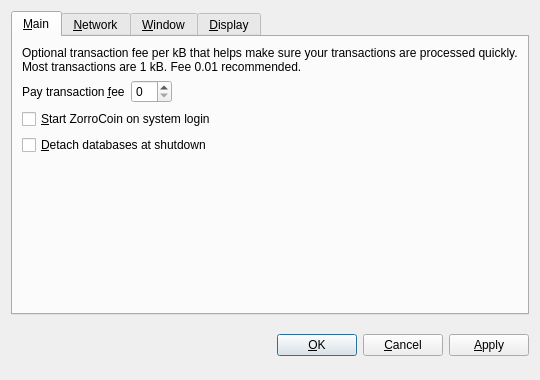
<?xml version="1.0" encoding="UTF-8"?>
<ui version="4.0">
 <class>OptionsDialog</class>
 <widget class="QDialog" name="OptionsDialog">
  <property name="geometry">
   <rect>
    <x>0</x>
    <y>0</y>
    <width>540</width>
    <height>380</height>
   </rect>
  </property>
  <property name="windowTitle">
   <string>Options</string>
  </property>
  <property name="modal">
   <bool>true</bool>
  </property>
  <layout class="QVBoxLayout" name="verticalLayout">
   <item>
    <widget class="QTabWidget" name="tabWidget">
     <property name="tabPosition">
      <enum>QTabWidget::North</enum>
     </property>
     <property name="currentIndex">
      <number>0</number>
     </property>
     <widget class="QWidget" name="tabMain">
      <attribute name="title">
       <string>&amp;Main</string>
      </attribute>
      <layout class="QVBoxLayout" name="verticalLayout_Main">
       <item>
        <widget class="QLabel" name="transactionFeeInfoLabel">
         <property name="text">
          <string>Optional transaction fee per kB that helps make sure your transactions are processed quickly. Most transactions are 1 kB. Fee 0.01 recommended.</string>
         </property>
         <property name="textFormat">
          <enum>Qt::PlainText</enum>
         </property>
         <property name="wordWrap">
          <bool>true</bool>
         </property>
        </widget>
       </item>
       <item>
        <layout class="QHBoxLayout" name="horizontalLayout_Main">
         <item>
          <widget class="QLabel" name="transactionFeeLabel">
           <property name="text">
            <string>Pay transaction &amp;fee</string>
           </property>
           <property name="textFormat">
            <enum>Qt::PlainText</enum>
           </property>
           <property name="buddy">
            <cstring>transactionFee</cstring>
           </property>
          </widget>
         </item>
         <item>
          <widget class="BitcoinAmountField" name="transactionFee"/>
         </item>
         <item>
          <spacer name="horizontalSpacer_Main">
           <property name="orientation">
            <enum>Qt::Horizontal</enum>
           </property>
           <property name="sizeHint" stdset="0">
            <size>
             <width>40</width>
             <height>20</height>
            </size>
           </property>
          </spacer>
         </item>
        </layout>
       </item>
       <item>
        <widget class="QCheckBox" name="bitcoinAtStartup">
         <property name="toolTip">
          <string>Automatically start ZorroCoin after logging in to the system.</string>
         </property>
         <property name="text">
          <string>&amp;Start ZorroCoin on system login</string>
         </property>
        </widget>
       </item>
       <item>
        <widget class="QCheckBox" name="detachDatabases">
         <property name="toolTip">
          <string>Detach block and address databases at shutdown. This means they can be moved to another data directory, but it slows down shutdown. The wallet is always detached.</string>
         </property>
         <property name="text">
          <string>&amp;Detach databases at shutdown</string>
         </property>
        </widget>
       </item>
       <item>
        <spacer name="verticalSpacer_Main">
         <property name="orientation">
          <enum>Qt::Vertical</enum>
         </property>
         <property name="sizeHint" stdset="0">
          <size>
           <width>20</width>
           <height>40</height>
          </size>
         </property>
        </spacer>
       </item>
      </layout>
     </widget>
     <widget class="QWidget" name="tabNetwork">
      <attribute name="title">
       <string>&amp;Network</string>
      </attribute>
      <layout class="QVBoxLayout" name="verticalLayout_Network">
       <item>
        <widget class="QCheckBox" name="mapPortUpnp">
         <property name="toolTip">
          <string>Automatically open the ZorroCoin client port on the router. This only works when your router supports UPnP and it is enabled.</string>
         </property>
         <property name="text">
          <string>Map port using &amp;UPnP</string>
         </property>
        </widget>
       </item>
       <item>
        <widget class="QCheckBox" name="connectSocks">
         <property name="toolTip">
          <string>Connect to the ZorroCoin network through a SOCKS proxy (e.g. when connecting through Tor).</string>
         </property>
         <property name="text">
          <string>&amp;Connect through SOCKS proxy:</string>
         </property>
        </widget>
       </item>
       <item>
        <layout class="QHBoxLayout" name="horizontalLayout_Network">
         <item>
          <widget class="QLabel" name="proxyIpLabel">
           <property name="text">
            <string>Proxy &amp;IP:</string>
           </property>
           <property name="textFormat">
            <enum>Qt::PlainText</enum>
           </property>
           <property name="buddy">
            <cstring>proxyIp</cstring>
           </property>
          </widget>
         </item>
         <item>
          <widget class="QValidatedLineEdit" name="proxyIp">
           <property name="maximumSize">
            <size>
             <width>140</width>
             <height>16777215</height>
            </size>
           </property>
           <property name="toolTip">
            <string>IP address of the proxy (e.g. 127.0.0.1)</string>
           </property>
          </widget>
         </item>
         <item>
          <widget class="QLabel" name="proxyPortLabel">
           <property name="text">
            <string>&amp;Port:</string>
           </property>
           <property name="textFormat">
            <enum>Qt::PlainText</enum>
           </property>
           <property name="buddy">
            <cstring>proxyPort</cstring>
           </property>
          </widget>
         </item>
         <item>
          <widget class="QLineEdit" name="proxyPort">
           <property name="maximumSize">
            <size>
             <width>55</width>
             <height>16777215</height>
            </size>
           </property>
           <property name="toolTip">
            <string>Port of the proxy (e.g. 9050)</string>
           </property>
          </widget>
         </item>
         <item>
          <widget class="QLabel" name="socksVersionLabel">
           <property name="text">
            <string>SOCKS &amp;Version:</string>
           </property>
           <property name="textFormat">
            <enum>Qt::PlainText</enum>
           </property>
           <property name="buddy">
            <cstring>socksVersion</cstring>
           </property>
          </widget>
         </item>
         <item>
          <widget class="QValueComboBox" name="socksVersion">
           <property name="toolTip">
            <string>SOCKS version of the proxy (e.g. 5)</string>
           </property>
          </widget>
         </item>
         <item>
          <spacer name="horizontalSpacer_Network">
           <property name="orientation">
            <enum>Qt::Horizontal</enum>
           </property>
           <property name="sizeHint" stdset="0">
            <size>
             <width>40</width>
             <height>20</height>
            </size>
           </property>
          </spacer>
         </item>
        </layout>
       </item>
       <item>
        <spacer name="verticalSpacer_Network">
         <property name="orientation">
          <enum>Qt::Vertical</enum>
         </property>
         <property name="sizeHint" stdset="0">
          <size>
           <width>20</width>
           <height>40</height>
          </size>
         </property>
        </spacer>
       </item>
      </layout>
     </widget>
     <widget class="QWidget" name="tabWindow">
      <attribute name="title">
       <string>&amp;Window</string>
      </attribute>
      <layout class="QVBoxLayout" name="verticalLayout_Window">
       <item>
        <widget class="QCheckBox" name="minimizeToTray">
         <property name="toolTip">
          <string>Show only a tray icon after minimizing the window.</string>
         </property>
         <property name="text">
          <string>&amp;Minimize to the tray instead of the taskbar</string>
         </property>
        </widget>
       </item>
       <item>
        <widget class="QCheckBox" name="minimizeOnClose">
         <property name="toolTip">
          <string>Minimize instead of exit the application when the window is closed. When this option is enabled, the application will be closed only after selecting Quit in the menu.</string>
         </property>
         <property name="text">
          <string>M&amp;inimize on close</string>
         </property>
        </widget>
       </item>
       <item>
        <spacer name="verticalSpacer_Window">
         <property name="orientation">
          <enum>Qt::Vertical</enum>
         </property>
         <property name="sizeHint" stdset="0">
          <size>
           <width>20</width>
           <height>40</height>
          </size>
         </property>
        </spacer>
       </item>
      </layout>
     </widget>
     <widget class="QWidget" name="tabDisplay">
      <attribute name="title">
       <string>&amp;Display</string>
      </attribute>
      <layout class="QVBoxLayout" name="verticalLayout_Display">
       <item>
        <layout class="QHBoxLayout" name="horizontalLayout_1_Display">
         <item>
          <widget class="QLabel" name="langLabel">
           <property name="text">
            <string>User Interface &amp;language:</string>
           </property>
           <property name="textFormat">
            <enum>Qt::PlainText</enum>
           </property>
           <property name="buddy">
            <cstring>lang</cstring>
           </property>
          </widget>
         </item>
         <item>
          <widget class="QValueComboBox" name="lang">
           <property name="toolTip">
            <string>The user interface language can be set here. This setting will take effect after restarting ZorroCoin.</string>
           </property>
          </widget>
         </item>
        </layout>
       </item>
       <item>
        <layout class="QHBoxLayout" name="horizontalLayout_2_Display">
         <item>
          <widget class="QLabel" name="unitLabel">
           <property name="text">
            <string>&amp;Unit to show amounts in:</string>
           </property>
           <property name="textFormat">
            <enum>Qt::PlainText</enum>
           </property>
           <property name="buddy">
            <cstring>unit</cstring>
           </property>
          </widget>
         </item>
         <item>
          <widget class="QValueComboBox" name="unit">
           <property name="toolTip">
            <string>Choose the default subdivision unit to show in the interface and when sending coins.</string>
           </property>
          </widget>
         </item>
        </layout>
       </item>
       <item>
        <widget class="QCheckBox" name="displayAddresses">
         <property name="toolTip">
          <string>Whether to show ZorroCoin addresses in the transaction list.</string>
         </property>
         <property name="text">
          <string>&amp;Display addresses in transaction list</string>
         </property>
        </widget>
       </item>
       <item>
        <widget class="QCheckBox" name="coinControlFeatures">
         <property name="toolTip">
          <string>Whether to show coin control features or not.</string>
         </property>
         <property name="text">
          <string>Display coin &amp;control features (experts only!)</string>
         </property>
        </widget>
       </item>
       <item>
        <spacer name="verticalSpacer_Display">
         <property name="orientation">
          <enum>Qt::Vertical</enum>
         </property>
         <property name="sizeHint" stdset="0">
          <size>
           <width>20</width>
           <height>40</height>
          </size>
         </property>
        </spacer>
       </item>
      </layout>
     </widget>
    </widget>
   </item>
   <item>
    <layout class="QHBoxLayout" name="horizontalLayout_Buttons">
     <item>
      <spacer name="horizontalSpacer_1">
       <property name="orientation">
        <enum>Qt::Horizontal</enum>
       </property>
       <property name="sizeHint" stdset="0">
        <size>
         <width>40</width>
         <height>48</height>
        </size>
       </property>
      </spacer>
     </item>
     <item>
      <widget class="QLabel" name="statusLabel">
       <property name="font">
        <font>
         <weight>75</weight>
         <bold>true</bold>
        </font>
       </property>
       <property name="text">
        <string/>
       </property>
       <property name="textFormat">
        <enum>Qt::PlainText</enum>
       </property>
       <property name="wordWrap">
        <bool>true</bool>
       </property>
      </widget>
     </item>
     <item>
      <spacer name="horizontalSpacer_2">
       <property name="orientation">
        <enum>Qt::Horizontal</enum>
       </property>
       <property name="sizeHint" stdset="0">
        <size>
         <width>40</width>
         <height>48</height>
        </size>
       </property>
      </spacer>
     </item>
     <item>
      <widget class="QPushButton" name="okButton">
       <property name="text">
        <string>&amp;OK</string>
       </property>
      </widget>
     </item>
     <item>
      <widget class="QPushButton" name="cancelButton">
       <property name="text">
        <string>&amp;Cancel</string>
       </property>
       <property name="autoDefault">
        <bool>false</bool>
       </property>
      </widget>
     </item>
     <item>
      <widget class="QPushButton" name="applyButton">
       <property name="text">
        <string>&amp;Apply</string>
       </property>
       <property name="autoDefault">
        <bool>false</bool>
       </property>
      </widget>
     </item>
    </layout>
   </item>
  </layout>
 </widget>
 <customwidgets>
  <customwidget>
   <class>BitcoinAmountField</class>
   <extends>QSpinBox</extends>
   <header>bitcoinamountfield.h</header>
  </customwidget>
  <customwidget>
   <class>QValueComboBox</class>
   <extends>QComboBox</extends>
   <header>qvaluecombobox.h</header>
  </customwidget>
  <customwidget>
   <class>QValidatedLineEdit</class>
   <extends>QLineEdit</extends>
   <header>qvalidatedlineedit.h</header>
  </customwidget>
 </customwidgets>
 <resources/>
 <connections/>
</ui>
